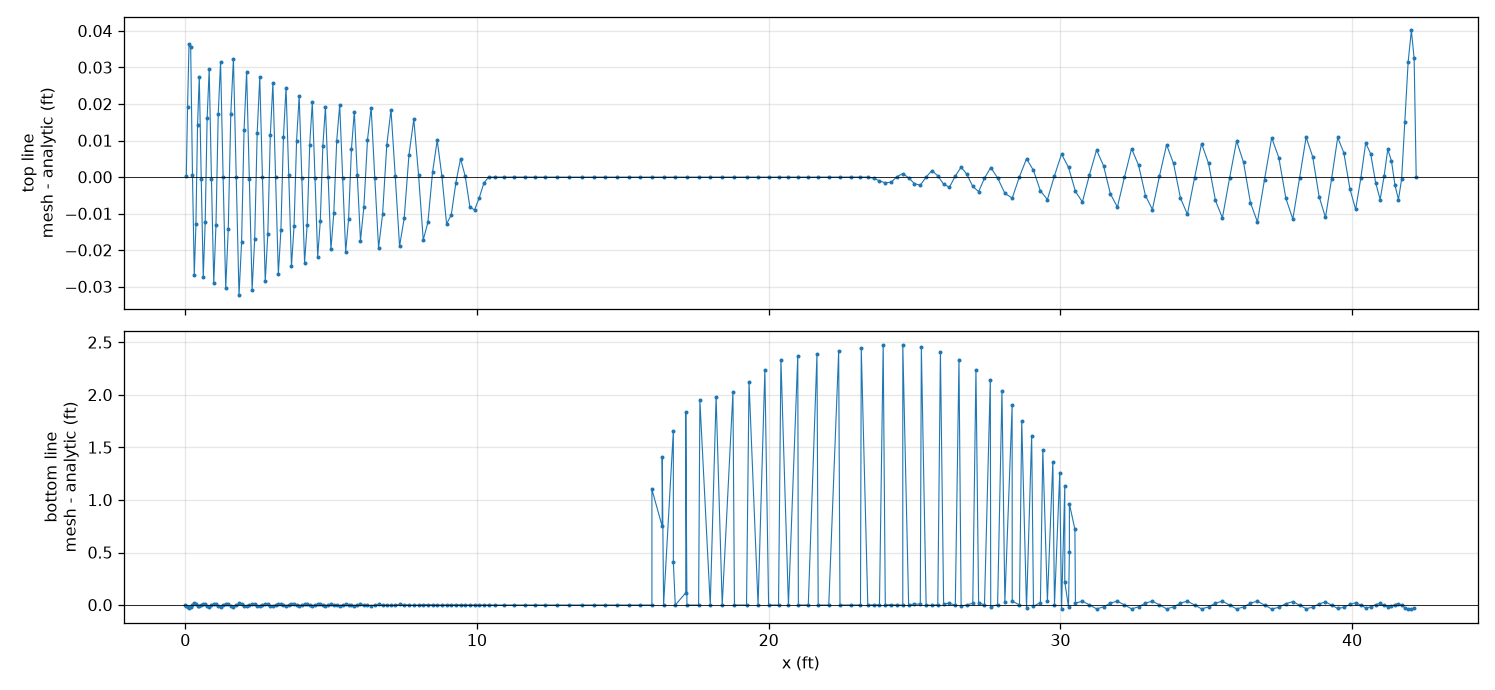

Python code for this plot:
"""Quantify loft ripple: extract the fuselage centerline top/bottom lines from
the OBJ mesh and plot the residual against the analytic design lines.
Ripple = deviation from a smooth curve; faceting = chordal error, always
negative (mesh inside the true surface) and smoothly varying."""
import numpy as np
import matplotlib
matplotlib.use("Agg")
import matplotlib.pyplot as plt

L, D, R = 42.2, 6.10, 3.05
L_nc, X_te, Ztipn, Ztipt = 10.4, 23.4, -1.30, 1.75
P_H, P_Z, S_BLEND = 0.85, 1.6, 0.35
L_t = L - X_te

def top_bot(x):
    x = np.asarray(x, float)
    h = np.where(x <= L_nc, D * np.sin(0.5 * np.pi * (np.clip(x, 0, L_nc) / L_nc) ** P_H), D)
    zc = np.where(x <= L_nc, Ztipn * (1 - np.clip(x, 0, L_nc) / L_nc) ** P_Z, 0.0)
    s = np.clip((x - X_te) / L_t, 0, 1)
    sb = np.clip(s / S_BLEND, 0, 1)
    f = (S_BLEND * (sb**3 - 0.5 * sb**4) + np.where(s > S_BLEND, s - S_BLEND, 0)) / (S_BLEND * 0.5 + 1 - S_BLEND)
    tt = R - (R - Ztipt) * s ** 1.8
    bb = -R + (R + Ztipt) * f
    top = np.where(x <= X_te, zc + h / 2, tt)
    bot = np.where(x <= X_te, zc - h / 2, bb)
    return top, bot

import sys
path = sys.argv[1] if len(sys.argv) > 1 else "body_only.obj"
V = []
with open(path) as fh:
    for line in fh:
        if line.startswith("v "):
            V.append([float(t) for t in line.split()[1:4]])
V = np.asarray(V)
# fuselage centerline points only: |y| tiny and exclude belly fairing verts
# (fairing z < -2.0 in its own band x=16..30.5 near centerline bottom)
sel = np.abs(V[:, 1]) < 1e-3
pts = V[sel]
x, z = pts[:, 0], pts[:, 2]
tt, bb = top_bot(x)
is_top = np.abs(z - tt) < np.abs(z - bb)
# drop fairing points: they sit below the fuselage bottom line
fair = (~is_top) & (x > 15.9) & (x < 30.6) & (z < bb - 0.05)
fig, axs = plt.subplots(2, 1, figsize=(13, 6), sharex=True)
for ax, mask, ref, name in [(axs[0], is_top & ~fair, tt, "top line"),
                            (axs[1], ~is_top & ~fair, bb, "bottom line")]:
    xx, res = x[mask], (z - ref)[mask]
    o = np.argsort(xx)
    ax.plot(xx[o], res[o], ".-", ms=3, lw=0.7)
    ax.axhline(0, color="k", lw=0.5)
    ax.set_ylabel(f"{name}\nmesh - analytic (ft)")
    ax.grid(alpha=0.3)
    rr = res[o]
    d2 = np.diff(rr, 2)
    print(f"{name}: max|res| = {np.abs(res).max():.4f} ft, ripple (max|2nd diff|) = {np.abs(d2).max():.4f} ft")
axs[1].set_xlabel("x (ft)")
plt.tight_layout()
plt.savefig("ripple_metric.png", dpi=115)
print("wrote ripple_metric.png")
